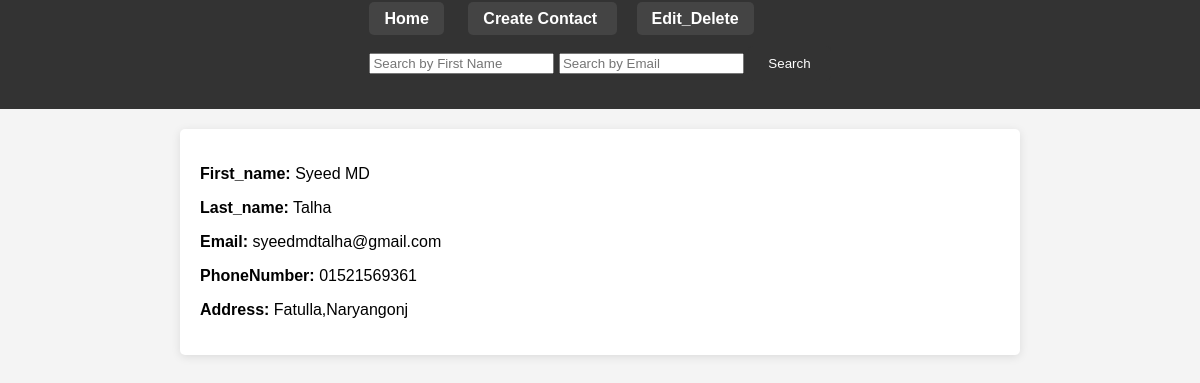
Screenshot of /contact/1 with the database file from the repository.
### myapp/models.py (models this page shows, shortened)
class contact_model(models.Model):
    first_name = models.CharField(max_length=30)
    last_name = models.CharField(max_length=30)
    email = models.EmailField(max_length=50)
    phone_number = models.CharField(max_length=15)
    address = models.CharField(max_length=100)

### myapp/views.py (the view)
# urls.py: path('contact/<int:id>', views.detail_page, name='detail'),
def detail_page(request, id):
    contact = get_object_or_404(contact_model, id=id)
    return render(request, 'pages/detail.html', {'contact': contact})

### myapp/templates/pages/detail.html
{% extends "base.html" %}
{% load static %}
{% block content %}
  {% if contact %}
      <p><strong>First_name:</strong> {{ contact.first_name }}</p>
      <p><strong>Last_name:</strong> {{ contact.last_name }}</p>
      <p><strong>Email:</strong> {{ contact.email }}</p>
      <p><strong>PhoneNumber:</strong> {{ contact.phone_number }}</p>
      <p><strong>Address:</strong> {{ contact.address }}</p>
  {% else %}
    <p>No contacts available.</p>
  {% endif %}
{% endblock content %}

### myapp/static/style.css (style rules this page uses)
body { font-family: Arial, sans-serif; margin: 0; padding: 0; background-color: #f4f4f4; }

### rows the page displays
contact_model: first_name "Syeed MD", last_name "Talha", email "syeedmdtalha@gmail.com", phone_number "01521569361", address "Fatulla,Naryangonj"
